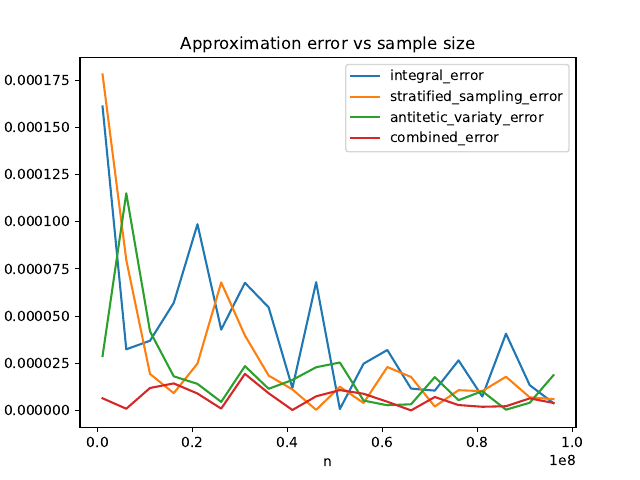

This chart was generated by the following Python code:
import matplotlib.pyplot as plt
import pandas as pd

data = pd.read_csv('results.csv')

data.plot(x='n', kind='line')

plt.title('Approximation error vs sample size')

plt.savefig('plot.pdf')
